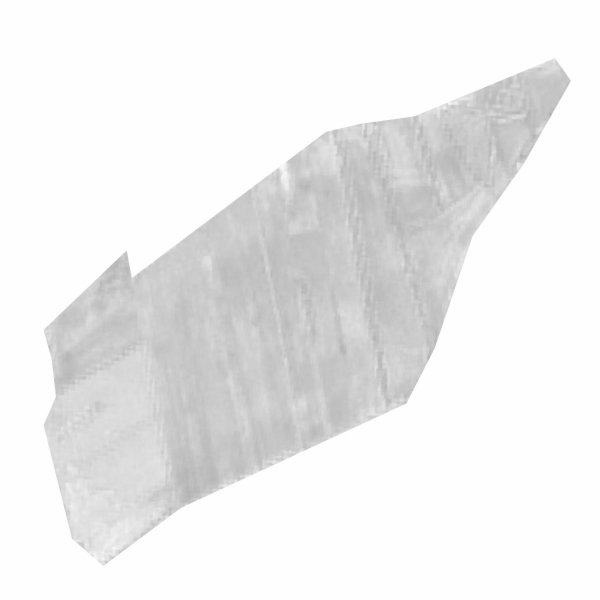
#> input picture testdata/field1.jpg, 1200 x 1200 px (shown at 1/2 size); the run also reads 1 picture not shown here
$ python test2.py   (older library calls are emulated)
#> lines starting #> are read from the running program, lines starting #| are printed output that depends on the picture; after the words box and inside, x2 and y2 are one past the last pixel; in counts of white or black regions, pixels touching at a corner belong together
import cv2
import numpy as np
from sklearn.cluster import KMeans
from sklearn.decomposition import PCA
from collections import Counter
from skimage import io
import skimage
import imageio
from scipy.misc import imsave


def find_vector_set(diff_image, new_size):

    i = 0
    j = 0
    x = (new_size[0] * new_size[1])
    vector_set = np.zeros(((x / 25).astype(np.int), 25))
    print ("diff_image.shape" + str(diff_image.shape))

    while i < vector_set.shape[0]:
        while j < new_size[0]:
            k = 0
            while k < new_size[1]:
                block   = diff_image[j:j+5, k:k+5]
                feature = block.ravel()
                vector_set[i, :] = feature
                k = k + 5
            j = j + 5
        i = i + 1

    print ('\nvector_set shape', vector_set.shape)

    mean_vec   = np.mean(vector_set, axis = 0)
    vector_set = vector_set - mean_vec

    return vector_set, mean_vec


def find_FVS(EVS, diff_image, mean_vec, new):

    i = 2
    feature_vector_set = []

    while i < new[0] - 2:
        j = 2
        while j < new[1] - 2:
            block = diff_image[i-2:i+3, j-2:j+3]
            feature = block.flatten()
            feature_vector_set.append(feature)
            j = j+1
        i = i+1

    FVS = np.dot(feature_vector_set, EVS)
    FVS = FVS - mean_vec
    print ("\nfeature vector space size", FVS.shape)
    return FVS

def clustering(FVS, components, new):

    kmeans = KMeans(components, verbose = 0)
    kmeans.fit(FVS)
    output = kmeans.predict(FVS)
    count  = Counter(output)

    least_index = min(count, key = count.get)
    change_map  = np.reshape(output.astype(np.int),((new[0] - 4).astype(np.int), (new[1] - 4).astype(np.int)))

    return least_index, change_map


def find_PCAKmeans(imagepath1, imagepath2):

#> called with imagepath1 = 'testdata/field1.jpg', imagepath2 = 'testdata/field2.jpg'
    print ('Operating')

    image1_pre = io.imread(imagepath1, as_gray=True)
#> image1_pre is the input picture: shape (1200, 1200) float64; min 0.659, max 1, mean 0.929
    image2_pre = io.imread(imagepath2, as_gray=True)

    image1 = image1_pre[:, :]
    image2 = image2_pre[:, :]

    new_size = np.asarray(image1.shape) / 5 * 5
#> new_size = [1200, 1200]

    image1 = skimage.transform.resize(image1, (new_size))
    image2 = skimage.transform.resize(image2, (new_size))

    diff_image = abs(image1 - image2)
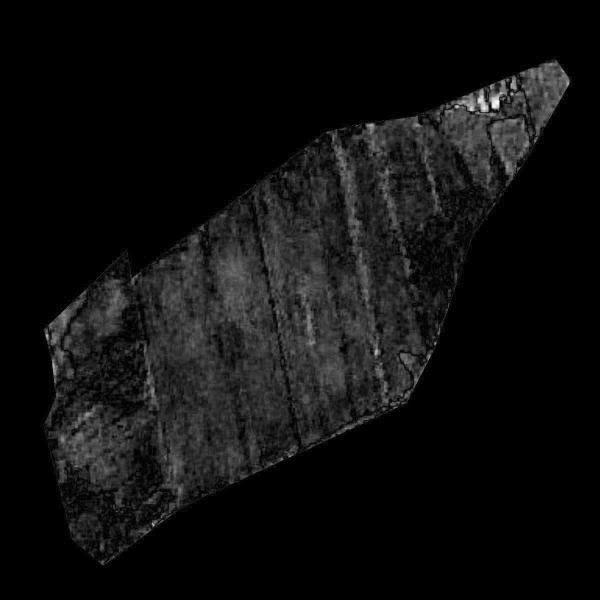
#> diff_image: shape (1200, 1200) float64 (shown at 1/2 size); min 0, max 0.184, mean 0.0111; drawn with min black and max white
    imsave('diff.jpg', diff_image)
    print ('\nBoth images resized to ',new_size)
#| Both images resized to  [1200. 1200.]

    vector_set, mean_vec = find_vector_set(diff_image, new_size)
#| diff_image.shape(1200, 1200)
#> after the loop in find_vector_set, `while i < vector_set.shape[0]:`: i = 57600; j = 1200
#| vector_set shape (57600, 25)
#> in find_vector_set, `mean_vec   = np.mean(vector_set, axis = 0)`: mean_vec = 25 values from 0 to 0
#> mean_vec = 25 values from 0 to 0

    pca     = PCA()
    pca.fit(vector_set)
    EVS = pca.components_

    FVS     = find_FVS(EVS, diff_image, mean_vec, new_size)
#> after the loop in find_FVS, `while i < new[0] - 2:`: feature_vector_set = 1430416 items; i = 1198
#| feature vector space size (1430416, 25)
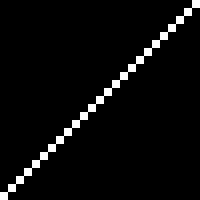
#> EVS: shape (25, 25) float64 (shown 8 times larger); values 0 (black) and 1 (white), 4% white in thin lines or dots

    print ('\ncomputing k means')

    components = 10
    least_index, change_map = clustering(FVS, components, new_size)
#> in clustering, `count  = Counter(output)`: count = 10 items
#> in clustering, `least_index = min(count, key = count.get)`: least_index = 4
#> in clustering, `change_map  = np.reshape(output.astype(np.int),((new[0] - 4).astype(np..`:
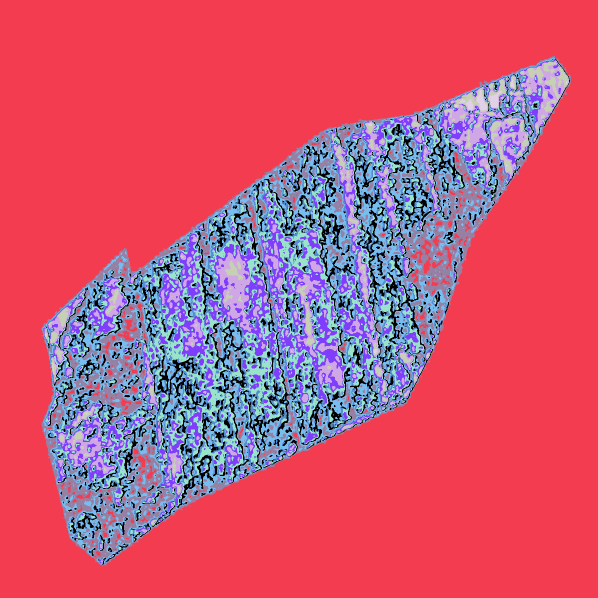
#> change_map: shape (1196, 1196) int64 (shown at 1/2 size); 10 distinct labels, from 0 to 9; one colour per label, 0 black
#> least_index = 4

    change_map[change_map == least_index] = 255
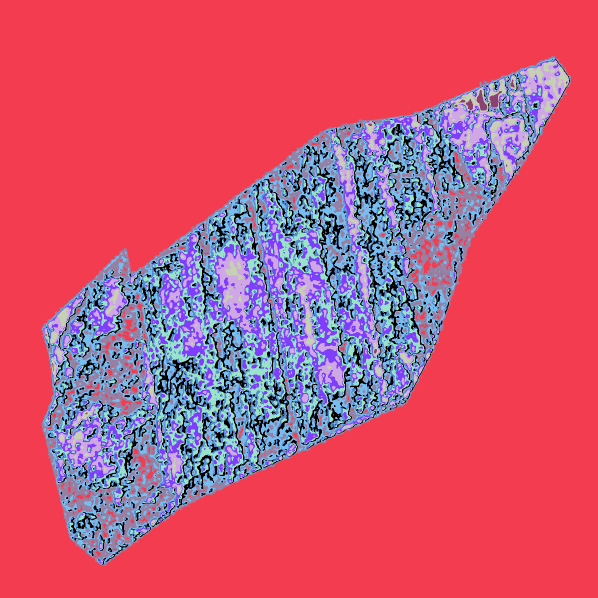
#> change_map: shape (1196, 1196) int64 (shown at 1/2 size); 10 distinct labels, from 0 to 255; one colour per label, 0 black
    change_map[change_map != 255] = 0
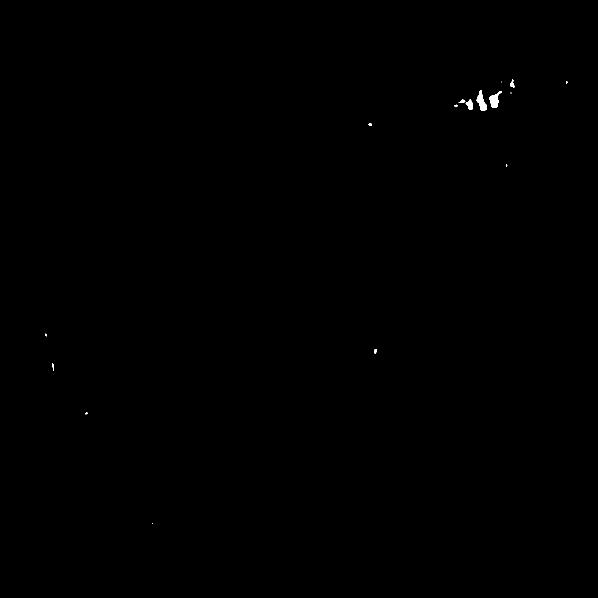
#> change_map: shape (1196, 1196) int64 (shown at 1/2 size); 0.1% white; 16 white regions (7 under 20 px), largest, box (x1, y1, x2, y2) and area: (953, 180, 974, 221) 439, (979, 182, 1004, 215) 419, (931, 198, 946, 220) 196

    change_map = change_map.astype(np.uint8)
    kernel     = np.asarray(((0,0,1,0,0),
                             (0,1,1,1,0),
                             (1,1,1,1,1),
                             (0,1,1,1,0),
                             (0,0,1,0,0)), dtype=np.uint8)
    cleanChangeMap = cv2.erode(change_map,kernel)
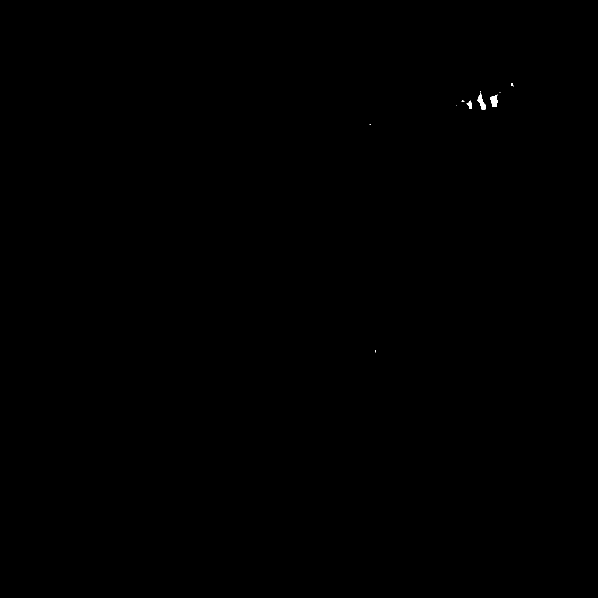
#> cleanChangeMap: shape (1196, 1196) (shown at 1/2 size); 0.05% white; 10 white regions (7 under 20 px), largest, box (x1, y1, x2, y2) and area: (955, 186, 972, 219) 259, (981, 189, 995, 213) 247, (933, 201, 944, 218) 102
    imageio.imwrite("changemap.jpg", change_map)
    imageio.imwrite("cleanchangemap.jpg", cleanChangeMap)


if __name__ == "__main__":
    #a = 'Andasol_09051987.jpg'
    #b = 'Andasol_09122013.jpg'
    a = 'testdata/field1.jpg'
    b = 'testdata/field2.jpg'
    find_PCAKmeans(a,b)
